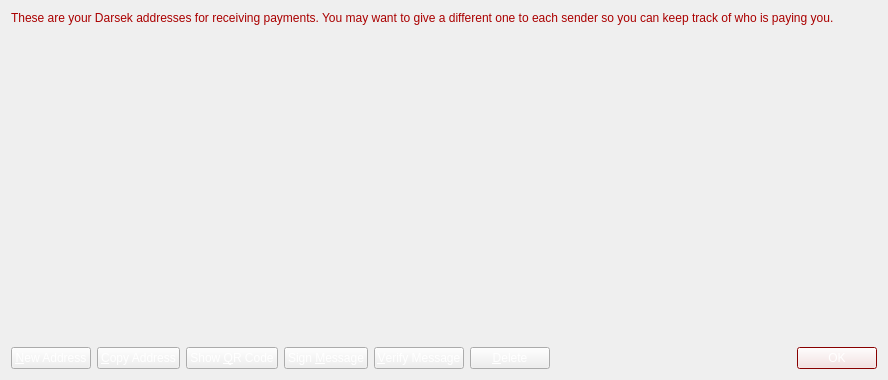
<?xml version="1.0" encoding="UTF-8"?>
<ui version="4.0">
 <class>AddressBookPage</class>
 <widget class="QWidget" name="AddressBookPage">
  <property name="geometry">
   <rect>
    <x>0</x>
    <y>0</y>
    <width>888</width>
    <height>380</height>
   </rect>
  </property>
  <property name="palette">
   <palette>
    <active>
     <colorrole role="Highlight">
      <brush brushstyle="SolidPattern">
       <color alpha="255">
        <red>255</red>
        <green>255</green>
        <blue>255</blue>
       </color>
      </brush>
     </colorrole>
    </active>
    <inactive>
     <colorrole role="Highlight">
      <brush brushstyle="SolidPattern">
       <color alpha="255">
        <red>255</red>
        <green>255</green>
        <blue>255</blue>
       </color>
      </brush>
     </colorrole>
    </inactive>
    <disabled>
     <colorrole role="Highlight">
      <brush brushstyle="SolidPattern">
       <color alpha="255">
        <red>195</red>
        <green>195</green>
        <blue>195</blue>
       </color>
      </brush>
     </colorrole>
    </disabled>
   </palette>
  </property>
  <property name="windowTitle">
   <string>Address Book</string>
  </property>
  <property name="styleSheet">
   <string notr="true">background-image: url(:/images/back);</string>
  </property>
  <layout class="QVBoxLayout" name="verticalLayout">
   <item>
    <widget class="QLabel" name="labelExplanation">
     <property name="palette">
      <palette>
       <active>
        <colorrole role="WindowText">
         <brush brushstyle="SolidPattern">
          <color alpha="255">
           <red>170</red>
           <green>0</green>
           <blue>0</blue>
          </color>
         </brush>
        </colorrole>
       </active>
       <inactive>
        <colorrole role="WindowText">
         <brush brushstyle="SolidPattern">
          <color alpha="255">
           <red>170</red>
           <green>0</green>
           <blue>0</blue>
          </color>
         </brush>
        </colorrole>
       </inactive>
       <disabled>
        <colorrole role="WindowText">
         <brush brushstyle="SolidPattern">
          <color alpha="255">
           <red>132</red>
           <green>132</green>
           <blue>132</blue>
          </color>
         </brush>
        </colorrole>
       </disabled>
      </palette>
     </property>
     <property name="text">
      <string>These are your Darsek addresses for receiving payments. You may want to give a different one to each sender so you can keep track of who is paying you.</string>
     </property>
     <property name="textFormat">
      <enum>Qt::PlainText</enum>
     </property>
     <property name="wordWrap">
      <bool>true</bool>
     </property>
    </widget>
   </item>
   <item>
    <widget class="QTableView" name="tableView">
     <property name="palette">
      <palette>
       <active>
        <colorrole role="WindowText">
         <brush brushstyle="SolidPattern">
          <color alpha="255">
           <red>202</red>
           <green>117</green>
           <blue>19</blue>
          </color>
         </brush>
        </colorrole>
        <colorrole role="Button">
         <brush brushstyle="SolidPattern">
          <color alpha="0">
           <red>0</red>
           <green>0</green>
           <blue>0</blue>
          </color>
         </brush>
        </colorrole>
        <colorrole role="Midlight">
         <brush brushstyle="SolidPattern">
          <color alpha="255">
           <red>255</red>
           <green>255</green>
           <blue>255</blue>
          </color>
         </brush>
        </colorrole>
        <colorrole role="Dark">
         <brush brushstyle="SolidPattern">
          <color alpha="255">
           <red>255</red>
           <green>255</green>
           <blue>255</blue>
          </color>
         </brush>
        </colorrole>
        <colorrole role="Mid">
         <brush brushstyle="SolidPattern">
          <color alpha="255">
           <red>255</red>
           <green>255</green>
           <blue>255</blue>
          </color>
         </brush>
        </colorrole>
        <colorrole role="Text">
         <brush brushstyle="SolidPattern">
          <color alpha="255">
           <red>202</red>
           <green>117</green>
           <blue>19</blue>
          </color>
         </brush>
        </colorrole>
        <colorrole role="ButtonText">
         <brush brushstyle="SolidPattern">
          <color alpha="255">
           <red>202</red>
           <green>117</green>
           <blue>19</blue>
          </color>
         </brush>
        </colorrole>
        <colorrole role="Base">
         <brush brushstyle="NoBrush">
          <color alpha="255">
           <red>0</red>
           <green>0</green>
           <blue>0</blue>
          </color>
         </brush>
        </colorrole>
        <colorrole role="Window">
         <brush brushstyle="SolidPattern">
          <color alpha="0">
           <red>0</red>
           <green>0</green>
           <blue>0</blue>
          </color>
         </brush>
        </colorrole>
        <colorrole role="Highlight">
         <brush brushstyle="SolidPattern">
          <color alpha="0">
           <red>255</red>
           <green>255</green>
           <blue>255</blue>
          </color>
         </brush>
        </colorrole>
        <colorrole role="HighlightedText">
         <brush brushstyle="SolidPattern">
          <color alpha="255">
           <red>170</red>
           <green>0</green>
           <blue>0</blue>
          </color>
         </brush>
        </colorrole>
        <colorrole role="AlternateBase">
         <brush brushstyle="SolidPattern">
          <color alpha="0">
           <red>255</red>
           <green>255</green>
           <blue>255</blue>
          </color>
         </brush>
        </colorrole>
       </active>
       <inactive>
        <colorrole role="WindowText">
         <brush brushstyle="SolidPattern">
          <color alpha="255">
           <red>202</red>
           <green>117</green>
           <blue>19</blue>
          </color>
         </brush>
        </colorrole>
        <colorrole role="Button">
         <brush brushstyle="SolidPattern">
          <color alpha="0">
           <red>0</red>
           <green>0</green>
           <blue>0</blue>
          </color>
         </brush>
        </colorrole>
        <colorrole role="Midlight">
         <brush brushstyle="SolidPattern">
          <color alpha="255">
           <red>255</red>
           <green>255</green>
           <blue>255</blue>
          </color>
         </brush>
        </colorrole>
        <colorrole role="Dark">
         <brush brushstyle="SolidPattern">
          <color alpha="255">
           <red>255</red>
           <green>255</green>
           <blue>255</blue>
          </color>
         </brush>
        </colorrole>
        <colorrole role="Mid">
         <brush brushstyle="SolidPattern">
          <color alpha="255">
           <red>255</red>
           <green>255</green>
           <blue>255</blue>
          </color>
         </brush>
        </colorrole>
        <colorrole role="Text">
         <brush brushstyle="SolidPattern">
          <color alpha="255">
           <red>202</red>
           <green>117</green>
           <blue>19</blue>
          </color>
         </brush>
        </colorrole>
        <colorrole role="ButtonText">
         <brush brushstyle="SolidPattern">
          <color alpha="255">
           <red>202</red>
           <green>117</green>
           <blue>19</blue>
          </color>
         </brush>
        </colorrole>
        <colorrole role="Base">
         <brush brushstyle="NoBrush">
          <color alpha="255">
           <red>0</red>
           <green>0</green>
           <blue>0</blue>
          </color>
         </brush>
        </colorrole>
        <colorrole role="Window">
         <brush brushstyle="SolidPattern">
          <color alpha="0">
           <red>0</red>
           <green>0</green>
           <blue>0</blue>
          </color>
         </brush>
        </colorrole>
        <colorrole role="Highlight">
         <brush brushstyle="SolidPattern">
          <color alpha="0">
           <red>255</red>
           <green>255</green>
           <blue>255</blue>
          </color>
         </brush>
        </colorrole>
        <colorrole role="HighlightedText">
         <brush brushstyle="SolidPattern">
          <color alpha="255">
           <red>170</red>
           <green>0</green>
           <blue>0</blue>
          </color>
         </brush>
        </colorrole>
        <colorrole role="AlternateBase">
         <brush brushstyle="SolidPattern">
          <color alpha="0">
           <red>255</red>
           <green>255</green>
           <blue>255</blue>
          </color>
         </brush>
        </colorrole>
       </inactive>
       <disabled>
        <colorrole role="WindowText">
         <brush brushstyle="SolidPattern">
          <color alpha="255">
           <red>255</red>
           <green>255</green>
           <blue>255</blue>
          </color>
         </brush>
        </colorrole>
        <colorrole role="Button">
         <brush brushstyle="SolidPattern">
          <color alpha="0">
           <red>0</red>
           <green>0</green>
           <blue>0</blue>
          </color>
         </brush>
        </colorrole>
        <colorrole role="Midlight">
         <brush brushstyle="SolidPattern">
          <color alpha="255">
           <red>255</red>
           <green>255</green>
           <blue>255</blue>
          </color>
         </brush>
        </colorrole>
        <colorrole role="Dark">
         <brush brushstyle="SolidPattern">
          <color alpha="255">
           <red>255</red>
           <green>255</green>
           <blue>255</blue>
          </color>
         </brush>
        </colorrole>
        <colorrole role="Mid">
         <brush brushstyle="SolidPattern">
          <color alpha="255">
           <red>255</red>
           <green>255</green>
           <blue>255</blue>
          </color>
         </brush>
        </colorrole>
        <colorrole role="Text">
         <brush brushstyle="SolidPattern">
          <color alpha="255">
           <red>255</red>
           <green>255</green>
           <blue>255</blue>
          </color>
         </brush>
        </colorrole>
        <colorrole role="ButtonText">
         <brush brushstyle="SolidPattern">
          <color alpha="255">
           <red>255</red>
           <green>255</green>
           <blue>255</blue>
          </color>
         </brush>
        </colorrole>
        <colorrole role="Base">
         <brush brushstyle="NoBrush">
          <color alpha="255">
           <red>0</red>
           <green>0</green>
           <blue>0</blue>
          </color>
         </brush>
        </colorrole>
        <colorrole role="Window">
         <brush brushstyle="SolidPattern">
          <color alpha="0">
           <red>0</red>
           <green>0</green>
           <blue>0</blue>
          </color>
         </brush>
        </colorrole>
        <colorrole role="Highlight">
         <brush brushstyle="SolidPattern">
          <color alpha="0">
           <red>255</red>
           <green>255</green>
           <blue>255</blue>
          </color>
         </brush>
        </colorrole>
        <colorrole role="HighlightedText">
         <brush brushstyle="SolidPattern">
          <color alpha="255">
           <red>170</red>
           <green>0</green>
           <blue>0</blue>
          </color>
         </brush>
        </colorrole>
        <colorrole role="AlternateBase">
         <brush brushstyle="SolidPattern">
          <color alpha="0">
           <red>255</red>
           <green>255</green>
           <blue>255</blue>
          </color>
         </brush>
        </colorrole>
       </disabled>
      </palette>
     </property>
     <property name="contextMenuPolicy">
      <enum>Qt::CustomContextMenu</enum>
     </property>
     <property name="toolTip">
      <string>Double-click to edit address or label</string>
     </property>
     <property name="autoFillBackground">
      <bool>true</bool>
     </property>
     <property name="styleSheet">
      <string notr="true">background: transparent;
selection-background-color: rgba(255, 255, 255, 0);
alternate-background-color: rgb(255, 255, 255,0);
selection-color: rgb(170, 0, 0);
color: rgb(202, 117, 19);</string>
     </property>
     <property name="tabKeyNavigation">
      <bool>false</bool>
     </property>
     <property name="alternatingRowColors">
      <bool>true</bool>
     </property>
     <property name="selectionMode">
      <enum>QAbstractItemView::SingleSelection</enum>
     </property>
     <property name="selectionBehavior">
      <enum>QAbstractItemView::SelectRows</enum>
     </property>
     <property name="sortingEnabled">
      <bool>true</bool>
     </property>
     <attribute name="verticalHeaderVisible">
      <bool>false</bool>
     </attribute>
    </widget>
   </item>
   <item>
    <layout class="QHBoxLayout" name="horizontalLayout">
     <item>
      <widget class="QPushButton" name="newAddressButton">
       <property name="palette">
        <palette>
         <active>
          <colorrole role="WindowText">
           <brush brushstyle="SolidPattern">
            <color alpha="255">
             <red>255</red>
             <green>255</green>
             <blue>255</blue>
            </color>
           </brush>
          </colorrole>
          <colorrole role="Text">
           <brush brushstyle="SolidPattern">
            <color alpha="255">
             <red>255</red>
             <green>255</green>
             <blue>255</blue>
            </color>
           </brush>
          </colorrole>
          <colorrole role="ButtonText">
           <brush brushstyle="SolidPattern">
            <color alpha="255">
             <red>255</red>
             <green>255</green>
             <blue>255</blue>
            </color>
           </brush>
          </colorrole>
          <colorrole role="Highlight">
           <brush brushstyle="SolidPattern">
            <color alpha="255">
             <red>170</red>
             <green>0</green>
             <blue>0</blue>
            </color>
           </brush>
          </colorrole>
         </active>
         <inactive>
          <colorrole role="WindowText">
           <brush brushstyle="SolidPattern">
            <color alpha="255">
             <red>255</red>
             <green>255</green>
             <blue>255</blue>
            </color>
           </brush>
          </colorrole>
          <colorrole role="Text">
           <brush brushstyle="SolidPattern">
            <color alpha="255">
             <red>255</red>
             <green>255</green>
             <blue>255</blue>
            </color>
           </brush>
          </colorrole>
          <colorrole role="ButtonText">
           <brush brushstyle="SolidPattern">
            <color alpha="255">
             <red>255</red>
             <green>255</green>
             <blue>255</blue>
            </color>
           </brush>
          </colorrole>
          <colorrole role="Highlight">
           <brush brushstyle="SolidPattern">
            <color alpha="255">
             <red>170</red>
             <green>0</green>
             <blue>0</blue>
            </color>
           </brush>
          </colorrole>
         </inactive>
         <disabled>
          <colorrole role="WindowText">
           <brush brushstyle="SolidPattern">
            <color alpha="255">
             <red>132</red>
             <green>132</green>
             <blue>132</blue>
            </color>
           </brush>
          </colorrole>
          <colorrole role="Text">
           <brush brushstyle="SolidPattern">
            <color alpha="255">
             <red>132</red>
             <green>132</green>
             <blue>132</blue>
            </color>
           </brush>
          </colorrole>
          <colorrole role="ButtonText">
           <brush brushstyle="SolidPattern">
            <color alpha="255">
             <red>132</red>
             <green>132</green>
             <blue>132</blue>
            </color>
           </brush>
          </colorrole>
          <colorrole role="Highlight">
           <brush brushstyle="SolidPattern">
            <color alpha="255">
             <red>195</red>
             <green>195</green>
             <blue>195</blue>
            </color>
           </brush>
          </colorrole>
         </disabled>
        </palette>
       </property>
       <property name="toolTip">
        <string>Create a new address</string>
       </property>
       <property name="text">
        <string>&amp;New Address</string>
       </property>
       <property name="icon">
        <iconset resource="../bitcoin.qrc">
         <normaloff>:/icons/add</normaloff>:/icons/add</iconset>
       </property>
      </widget>
     </item>
     <item>
      <widget class="QPushButton" name="copyToClipboard">
       <property name="palette">
        <palette>
         <active>
          <colorrole role="ButtonText">
           <brush brushstyle="SolidPattern">
            <color alpha="255">
             <red>255</red>
             <green>255</green>
             <blue>255</blue>
            </color>
           </brush>
          </colorrole>
         </active>
         <inactive>
          <colorrole role="ButtonText">
           <brush brushstyle="SolidPattern">
            <color alpha="255">
             <red>255</red>
             <green>255</green>
             <blue>255</blue>
            </color>
           </brush>
          </colorrole>
         </inactive>
         <disabled>
          <colorrole role="ButtonText">
           <brush brushstyle="SolidPattern">
            <color alpha="255">
             <red>132</red>
             <green>132</green>
             <blue>132</blue>
            </color>
           </brush>
          </colorrole>
         </disabled>
        </palette>
       </property>
       <property name="toolTip">
        <string>Copy the currently selected address to the system clipboard</string>
       </property>
       <property name="text">
        <string>&amp;Copy Address</string>
       </property>
       <property name="icon">
        <iconset resource="../bitcoin.qrc">
         <normaloff>:/icons/editcopy</normaloff>:/icons/editcopy</iconset>
       </property>
      </widget>
     </item>
     <item>
      <widget class="QPushButton" name="showQRCode">
       <property name="palette">
        <palette>
         <active>
          <colorrole role="ButtonText">
           <brush brushstyle="SolidPattern">
            <color alpha="255">
             <red>255</red>
             <green>255</green>
             <blue>255</blue>
            </color>
           </brush>
          </colorrole>
         </active>
         <inactive>
          <colorrole role="ButtonText">
           <brush brushstyle="SolidPattern">
            <color alpha="255">
             <red>255</red>
             <green>255</green>
             <blue>255</blue>
            </color>
           </brush>
          </colorrole>
         </inactive>
         <disabled>
          <colorrole role="ButtonText">
           <brush brushstyle="SolidPattern">
            <color alpha="255">
             <red>132</red>
             <green>132</green>
             <blue>132</blue>
            </color>
           </brush>
          </colorrole>
         </disabled>
        </palette>
       </property>
       <property name="text">
        <string>Show &amp;QR Code</string>
       </property>
       <property name="icon">
        <iconset resource="../bitcoin.qrc">
         <normaloff>:/icons/qrcode</normaloff>:/icons/qrcode</iconset>
       </property>
      </widget>
     </item>
     <item>
      <widget class="QPushButton" name="signMessage">
       <property name="palette">
        <palette>
         <active>
          <colorrole role="ButtonText">
           <brush brushstyle="SolidPattern">
            <color alpha="255">
             <red>255</red>
             <green>255</green>
             <blue>255</blue>
            </color>
           </brush>
          </colorrole>
         </active>
         <inactive>
          <colorrole role="ButtonText">
           <brush brushstyle="SolidPattern">
            <color alpha="255">
             <red>255</red>
             <green>255</green>
             <blue>255</blue>
            </color>
           </brush>
          </colorrole>
         </inactive>
         <disabled>
          <colorrole role="ButtonText">
           <brush brushstyle="SolidPattern">
            <color alpha="255">
             <red>132</red>
             <green>132</green>
             <blue>132</blue>
            </color>
           </brush>
          </colorrole>
         </disabled>
        </palette>
       </property>
       <property name="toolTip">
        <string>Sign a message to prove you own a Darsek address</string>
       </property>
       <property name="text">
        <string>Sign &amp;Message</string>
       </property>
       <property name="icon">
        <iconset resource="../bitcoin.qrc">
         <normaloff>:/icons/edit</normaloff>:/icons/edit</iconset>
       </property>
      </widget>
     </item>
     <item>
      <widget class="QPushButton" name="verifyMessage">
       <property name="palette">
        <palette>
         <active>
          <colorrole role="ButtonText">
           <brush brushstyle="SolidPattern">
            <color alpha="255">
             <red>255</red>
             <green>255</green>
             <blue>255</blue>
            </color>
           </brush>
          </colorrole>
         </active>
         <inactive>
          <colorrole role="ButtonText">
           <brush brushstyle="SolidPattern">
            <color alpha="255">
             <red>255</red>
             <green>255</green>
             <blue>255</blue>
            </color>
           </brush>
          </colorrole>
         </inactive>
         <disabled>
          <colorrole role="ButtonText">
           <brush brushstyle="SolidPattern">
            <color alpha="255">
             <red>132</red>
             <green>132</green>
             <blue>132</blue>
            </color>
           </brush>
          </colorrole>
         </disabled>
        </palette>
       </property>
       <property name="toolTip">
        <string>Verify a message to ensure it was signed with a specified Darsek address</string>
       </property>
       <property name="text">
        <string>&amp;Verify Message</string>
       </property>
       <property name="icon">
        <iconset resource="../bitcoin.qrc">
         <normaloff>:/icons/transaction_0</normaloff>:/icons/transaction_0</iconset>
       </property>
      </widget>
     </item>
     <item>
      <widget class="QPushButton" name="deleteButton">
       <property name="palette">
        <palette>
         <active>
          <colorrole role="ButtonText">
           <brush brushstyle="SolidPattern">
            <color alpha="255">
             <red>255</red>
             <green>255</green>
             <blue>255</blue>
            </color>
           </brush>
          </colorrole>
          <colorrole role="Highlight">
           <brush brushstyle="SolidPattern">
            <color alpha="255">
             <red>170</red>
             <green>0</green>
             <blue>0</blue>
            </color>
           </brush>
          </colorrole>
         </active>
         <inactive>
          <colorrole role="ButtonText">
           <brush brushstyle="SolidPattern">
            <color alpha="255">
             <red>255</red>
             <green>255</green>
             <blue>255</blue>
            </color>
           </brush>
          </colorrole>
          <colorrole role="Highlight">
           <brush brushstyle="SolidPattern">
            <color alpha="255">
             <red>170</red>
             <green>0</green>
             <blue>0</blue>
            </color>
           </brush>
          </colorrole>
         </inactive>
         <disabled>
          <colorrole role="ButtonText">
           <brush brushstyle="SolidPattern">
            <color alpha="255">
             <red>132</red>
             <green>132</green>
             <blue>132</blue>
            </color>
           </brush>
          </colorrole>
          <colorrole role="Highlight">
           <brush brushstyle="SolidPattern">
            <color alpha="255">
             <red>195</red>
             <green>195</green>
             <blue>195</blue>
            </color>
           </brush>
          </colorrole>
         </disabled>
        </palette>
       </property>
       <property name="toolTip">
        <string>Delete the currently selected address from the list</string>
       </property>
       <property name="text">
        <string>&amp;Delete</string>
       </property>
       <property name="icon">
        <iconset resource="../bitcoin.qrc">
         <normaloff>:/icons/remove</normaloff>:/icons/remove</iconset>
       </property>
      </widget>
     </item>
     <item>
      <spacer name="horizontalSpacer">
       <property name="orientation">
        <enum>Qt::Horizontal</enum>
       </property>
       <property name="sizeHint" stdset="0">
        <size>
         <width>40</width>
         <height>20</height>
        </size>
       </property>
      </spacer>
     </item>
     <item>
      <widget class="QDialogButtonBox" name="buttonBox">
       <property name="sizePolicy">
        <sizepolicy hsizetype="Maximum" vsizetype="Fixed">
         <horstretch>0</horstretch>
         <verstretch>0</verstretch>
        </sizepolicy>
       </property>
       <property name="palette">
        <palette>
         <active>
          <colorrole role="WindowText">
           <brush brushstyle="SolidPattern">
            <color alpha="255">
             <red>255</red>
             <green>255</green>
             <blue>255</blue>
            </color>
           </brush>
          </colorrole>
          <colorrole role="Button">
           <brush brushstyle="SolidPattern">
            <color alpha="255">
             <red>255</red>
             <green>255</green>
             <blue>255</blue>
            </color>
           </brush>
          </colorrole>
          <colorrole role="Midlight">
           <brush brushstyle="SolidPattern">
            <color alpha="255">
             <red>255</red>
             <green>255</green>
             <blue>255</blue>
            </color>
           </brush>
          </colorrole>
          <colorrole role="Dark">
           <brush brushstyle="SolidPattern">
            <color alpha="255">
             <red>255</red>
             <green>255</green>
             <blue>255</blue>
            </color>
           </brush>
          </colorrole>
          <colorrole role="Mid">
           <brush brushstyle="SolidPattern">
            <color alpha="255">
             <red>255</red>
             <green>255</green>
             <blue>255</blue>
            </color>
           </brush>
          </colorrole>
          <colorrole role="Text">
           <brush brushstyle="SolidPattern">
            <color alpha="255">
             <red>255</red>
             <green>255</green>
             <blue>255</blue>
            </color>
           </brush>
          </colorrole>
          <colorrole role="ButtonText">
           <brush brushstyle="SolidPattern">
            <color alpha="255">
             <red>255</red>
             <green>255</green>
             <blue>255</blue>
            </color>
           </brush>
          </colorrole>
          <colorrole role="Base">
           <brush brushstyle="SolidPattern">
            <color alpha="255">
             <red>255</red>
             <green>255</green>
             <blue>255</blue>
            </color>
           </brush>
          </colorrole>
          <colorrole role="Window">
           <brush brushstyle="SolidPattern">
            <color alpha="255">
             <red>255</red>
             <green>255</green>
             <blue>255</blue>
            </color>
           </brush>
          </colorrole>
          <colorrole role="Shadow">
           <brush brushstyle="SolidPattern">
            <color alpha="255">
             <red>255</red>
             <green>255</green>
             <blue>255</blue>
            </color>
           </brush>
          </colorrole>
          <colorrole role="Highlight">
           <brush brushstyle="SolidPattern">
            <color alpha="255">
             <red>170</red>
             <green>0</green>
             <blue>0</blue>
            </color>
           </brush>
          </colorrole>
          <colorrole role="ToolTipText">
           <brush brushstyle="SolidPattern">
            <color alpha="255">
             <red>255</red>
             <green>255</green>
             <blue>255</blue>
            </color>
           </brush>
          </colorrole>
         </active>
         <inactive>
          <colorrole role="WindowText">
           <brush brushstyle="SolidPattern">
            <color alpha="255">
             <red>255</red>
             <green>255</green>
             <blue>255</blue>
            </color>
           </brush>
          </colorrole>
          <colorrole role="Button">
           <brush brushstyle="SolidPattern">
            <color alpha="255">
             <red>255</red>
             <green>255</green>
             <blue>255</blue>
            </color>
           </brush>
          </colorrole>
          <colorrole role="Midlight">
           <brush brushstyle="SolidPattern">
            <color alpha="255">
             <red>255</red>
             <green>255</green>
             <blue>255</blue>
            </color>
           </brush>
          </colorrole>
          <colorrole role="Dark">
           <brush brushstyle="SolidPattern">
            <color alpha="255">
             <red>255</red>
             <green>255</green>
             <blue>255</blue>
            </color>
           </brush>
          </colorrole>
          <colorrole role="Mid">
           <brush brushstyle="SolidPattern">
            <color alpha="255">
             <red>255</red>
             <green>255</green>
             <blue>255</blue>
            </color>
           </brush>
          </colorrole>
          <colorrole role="Text">
           <brush brushstyle="SolidPattern">
            <color alpha="255">
             <red>255</red>
             <green>255</green>
             <blue>255</blue>
            </color>
           </brush>
          </colorrole>
          <colorrole role="ButtonText">
           <brush brushstyle="SolidPattern">
            <color alpha="255">
             <red>255</red>
             <green>255</green>
             <blue>255</blue>
            </color>
           </brush>
          </colorrole>
          <colorrole role="Base">
           <brush brushstyle="SolidPattern">
            <color alpha="255">
             <red>255</red>
             <green>255</green>
             <blue>255</blue>
            </color>
           </brush>
          </colorrole>
          <colorrole role="Window">
           <brush brushstyle="SolidPattern">
            <color alpha="255">
             <red>255</red>
             <green>255</green>
             <blue>255</blue>
            </color>
           </brush>
          </colorrole>
          <colorrole role="Shadow">
           <brush brushstyle="SolidPattern">
            <color alpha="255">
             <red>255</red>
             <green>255</green>
             <blue>255</blue>
            </color>
           </brush>
          </colorrole>
          <colorrole role="Highlight">
           <brush brushstyle="SolidPattern">
            <color alpha="255">
             <red>170</red>
             <green>0</green>
             <blue>0</blue>
            </color>
           </brush>
          </colorrole>
          <colorrole role="ToolTipText">
           <brush brushstyle="SolidPattern">
            <color alpha="255">
             <red>255</red>
             <green>255</green>
             <blue>255</blue>
            </color>
           </brush>
          </colorrole>
         </inactive>
         <disabled>
          <colorrole role="WindowText">
           <brush brushstyle="SolidPattern">
            <color alpha="255">
             <red>255</red>
             <green>255</green>
             <blue>255</blue>
            </color>
           </brush>
          </colorrole>
          <colorrole role="Button">
           <brush brushstyle="SolidPattern">
            <color alpha="255">
             <red>255</red>
             <green>255</green>
             <blue>255</blue>
            </color>
           </brush>
          </colorrole>
          <colorrole role="Midlight">
           <brush brushstyle="SolidPattern">
            <color alpha="255">
             <red>255</red>
             <green>255</green>
             <blue>255</blue>
            </color>
           </brush>
          </colorrole>
          <colorrole role="Dark">
           <brush brushstyle="SolidPattern">
            <color alpha="255">
             <red>255</red>
             <green>255</green>
             <blue>255</blue>
            </color>
           </brush>
          </colorrole>
          <colorrole role="Mid">
           <brush brushstyle="SolidPattern">
            <color alpha="255">
             <red>255</red>
             <green>255</green>
             <blue>255</blue>
            </color>
           </brush>
          </colorrole>
          <colorrole role="Text">
           <brush brushstyle="SolidPattern">
            <color alpha="255">
             <red>255</red>
             <green>255</green>
             <blue>255</blue>
            </color>
           </brush>
          </colorrole>
          <colorrole role="ButtonText">
           <brush brushstyle="SolidPattern">
            <color alpha="255">
             <red>255</red>
             <green>255</green>
             <blue>255</blue>
            </color>
           </brush>
          </colorrole>
          <colorrole role="Base">
           <brush brushstyle="SolidPattern">
            <color alpha="255">
             <red>255</red>
             <green>255</green>
             <blue>255</blue>
            </color>
           </brush>
          </colorrole>
          <colorrole role="Window">
           <brush brushstyle="SolidPattern">
            <color alpha="255">
             <red>255</red>
             <green>255</green>
             <blue>255</blue>
            </color>
           </brush>
          </colorrole>
          <colorrole role="Shadow">
           <brush brushstyle="SolidPattern">
            <color alpha="255">
             <red>255</red>
             <green>255</green>
             <blue>255</blue>
            </color>
           </brush>
          </colorrole>
          <colorrole role="Highlight">
           <brush brushstyle="SolidPattern">
            <color alpha="255">
             <red>195</red>
             <green>195</green>
             <blue>195</blue>
            </color>
           </brush>
          </colorrole>
          <colorrole role="ToolTipText">
           <brush brushstyle="SolidPattern">
            <color alpha="255">
             <red>255</red>
             <green>255</green>
             <blue>255</blue>
            </color>
           </brush>
          </colorrole>
         </disabled>
        </palette>
       </property>
       <property name="standardButtons">
        <set>QDialogButtonBox::Ok</set>
       </property>
      </widget>
     </item>
    </layout>
   </item>
  </layout>
 </widget>
 <resources>
  <include location="../bitcoin.qrc"/>
 </resources>
 <connections/>
</ui>
